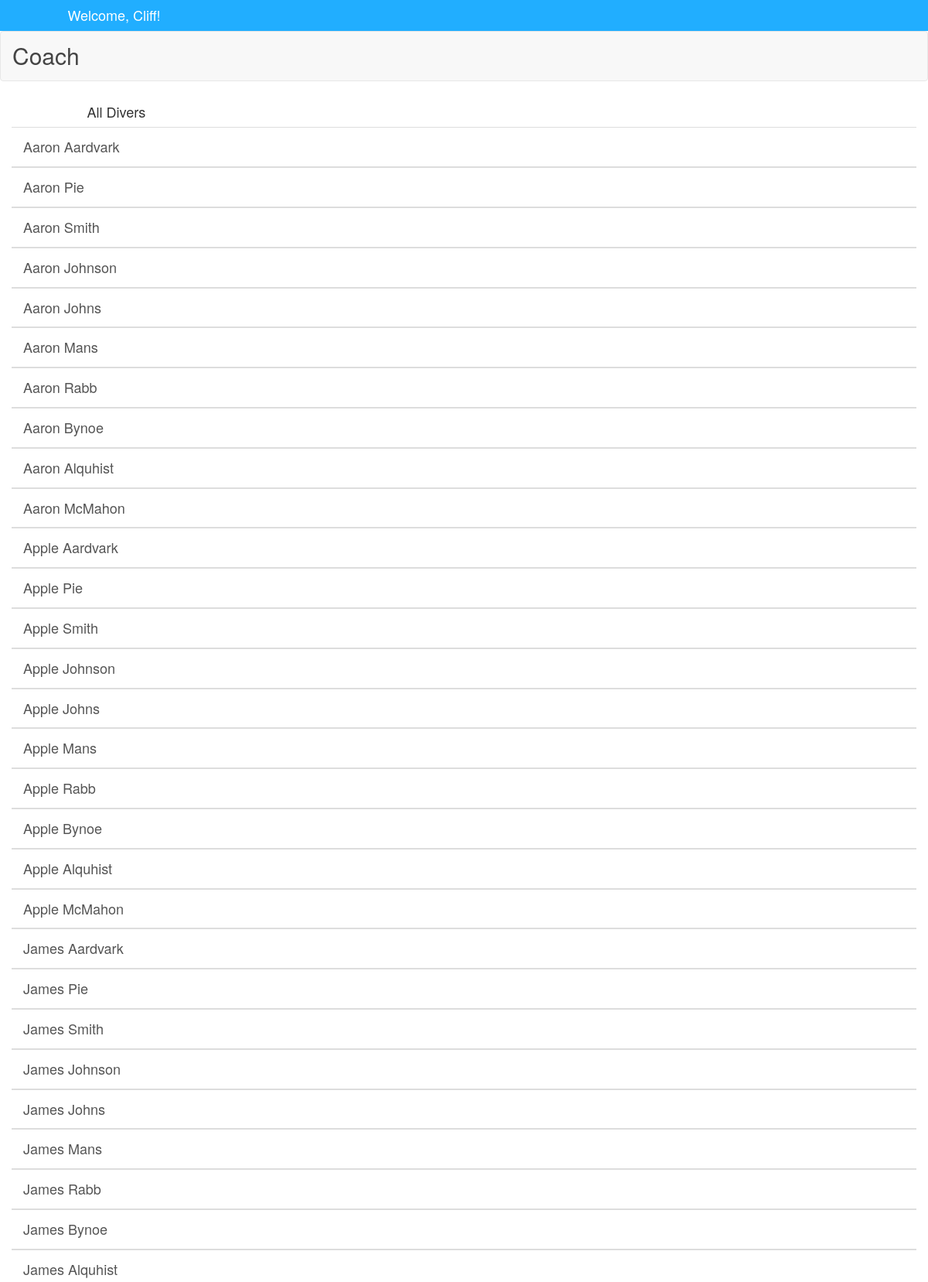
Page /divers.php (upper part) on the committed database.
### tables this page shows
CREATE TABLE IF NOT EXISTS `divers` (
  `diverId` int(11) NOT NULL AUTO_INCREMENT,
  `fname` varchar(50) NOT NULL,
  `lname` varchar(50) NOT NULL,
  `coachId` int(11) NOT NULL,
  `level` int(11) NOT NULL,
  `address1` varchar(200) NOT NULL,
  `address2` varchar(200) NOT NULL,
  `zip` varchar(5) NOT NULL,
  `phone` varchar(10) NOT NULL,
  `email` varchar(100) NOT NULL,
  `dob` date NOT NULL,
  PRIMARY KEY (`diverId`),
  FULLTEXT KEY `fname` (`fname`)
);

### divers.php (the view, shortened to what this page needs)
<!DOCTYPE html>
<html>
<head>
	<?php
		include("include.php");
	?>
</head>
<body>
	<div class="topNav">
		<div class="row blue">
			<div class="col-sm-offset-1 col-xs-offset-1">
				<h4 class="white ptsans">Welcome, Cliff!</h4>
			</div>
		</div>
		<nav class="navbar navbar-default" role="navigation">
			<div class="container-fluid">
				<div class="navbar-header">
					<p class="navbar-title">Coach</p>
				</div>
			</div>
		</nav>
	</div>
	<div class="container container-fluid">
		<div class="row">
			<div class="col-xs-offset-1">
				<h4>All Divers</h4>
			</div>
		</div>
		<?php
			$conn = getConnection();
			$query = sprintf("SELECT * FROM %s",
				DIVERS_TABLE);
			$result = mysql_query($query, $conn);
			while($row = mysql_fetch_assoc($result)){
					echo '<div class="row">';
					echo '<div class="adminHomeItem">';
					echo "<h4>" . $row['fname'] . ' ' . $row['lname'] . "</h4></div></div>";
			}
		?>
	</div>
</body>
</html>

### include.php (shortened to what this page needs)
<link href="./css/bootstrap.min.css" rel="stylesheet" type="text/css" />
<link href="./css/shared_site.css" rel="stylesheet" type="text/css" />

### css/shared_site.css (style rules this page uses)
@media all and (max-device-width: 1025px) and (min-device-width: 481px), all and (max-width: 1025px) and (min-width: 481px) { .navbar-title { color: #444; font-size: 30px; text-align: center; vertical-align: middle; margin: 0; padding: 10px 0px 10px 0px; } }
@media all and (max-device-width: 1025px) and (min-device-width: 481px), all and (max-width: 1025px) and (min-width: 481px) { .adminHomeItem { border-top: 1px solid #ddd; border-bottom: 1px solid #ddd; padding: 5px; } }
@media all and (max-device-width: 1025px) and (min-device-width: 481px), all and (max-width: 1025px) and (min-width: 481px) { .adminHomeItem h3,.adminHomeItem h4 { padding-left: 10px; color: #555; display: inline-block; } }
@media all and (max-width: 2980px) { body { overflow-x: hidden; } }
@media all and (max-width: 2980px) { div.blue { background-color: #21AEFF; } }
@media all and (max-width: 2980px) { h1.white,h2.white,h3.white,h4.white,p.white { color: #fff; } }
@media all and (max-width: 2980px) { h1,h2,h3,h4 { font-weight: normal; } }

### rows in the picture
divers: fname "Aaron", lname "Aardvark"
divers: fname "Aaron", lname "Pie"
divers: fname "Aaron", lname "Smith"
divers: fname "Aaron", lname "Johnson"
divers: fname "Aaron", lname "Johns"
divers: fname "Aaron", lname "Mans"
divers: fname "Aaron", lname "Rabb"
divers: fname "Aaron", lname "Bynoe"
divers: fname "Aaron", lname "Alquhist"
divers: fname "Aaron", lname "McMahon"
divers: fname "Apple", lname "Aardvark"
divers: fname "Apple", lname "Pie"
divers: fname "Apple", lname "Smith"
divers: fname "Apple", lname "Johnson"
divers: fname "Apple", lname "Johns"
divers: fname "Apple", lname "Mans"
divers: fname "Apple", lname "Rabb"
divers: fname "Apple", lname "Bynoe"
divers: fname "Apple", lname "Alquhist"
divers: fname "Apple", lname "McMahon"
divers: fname "James", lname "Aardvark"
divers: fname "James", lname "Pie"
divers: fname "James", lname "Smith"
divers: fname "James", lname "Johnson"
divers: fname "James", lname "Johns"
divers: fname "James", lname "Mans"
divers: fname "James", lname "Rabb"
divers: fname "James", lname "Bynoe"
divers: fname "James", lname "Alquhist"
